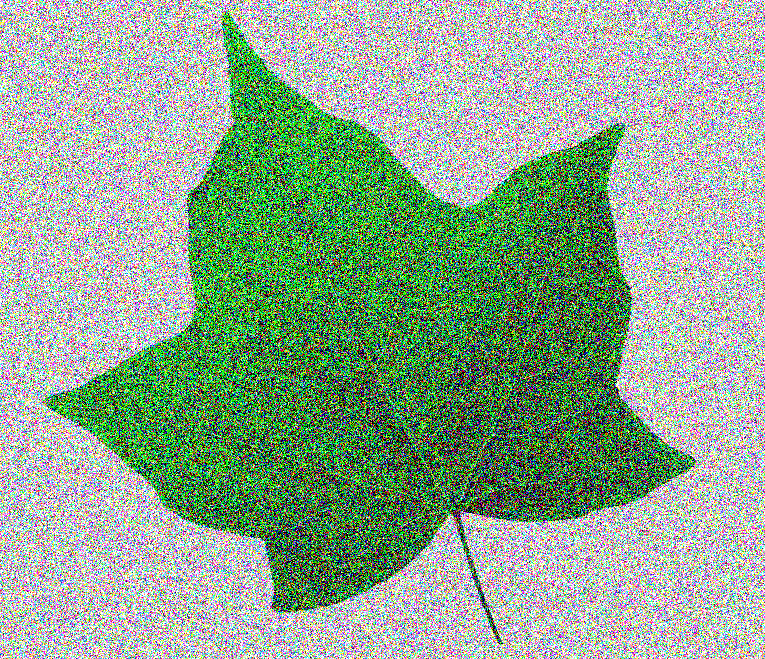
#> input picture MasterOpenCV_Alberto/7/leaf-noise.png, 765 x 659 px
$ python thresholding_otsu_filter_noise.py
#> lines starting #> are read from the running program, lines starting #| are printed output that depends on the picture; after the words box and inside, x2 and y2 are one past the last pixel; in counts of white or black regions, pixels touching at a corner belong together
"""
Otsu's thresholding filtering noise applying a Gaussian filter
"""

# Import required packages:
import cv2
from matplotlib import pyplot as plt


def show_img_with_matplotlib(color_img, title, pos):
    """Shows an image using matplotlib capabilities"""

    # Convert BGR image to RGB
    img_RGB = color_img[:, :, ::-1]

    ax = plt.subplot(3, 4, pos)
    plt.imshow(img_RGB)
    plt.title(title)
    plt.axis('off')


def show_hist_with_matplotlib_gray(hist, title, pos, color, t=-1):
    """Shows the histogram using matplotlib capabilities"""

    ax = plt.subplot(3, 4, pos)
    # plt.title(title)
    plt.xlabel("bins")
    plt.ylabel("number of pixels")
    plt.xlim([0, 256])
    plt.axvline(x=t, color='m', linestyle='--')
    plt.plot(hist, color=color)


# Create the dimensions of the figure and set title and color:
fig = plt.figure(figsize=(16, 10))
plt.suptitle("Otsu's binarization algorithm applying a Gaussian filter", fontsize=14, fontweight='bold')
fig.patch.set_facecolor('silver')

# Load the image and convert it to grayscale:
image = cv2.imread('leaf-noise.png')
#> image is the input picture: shape (659, 765, 3); mean B, G, R 143.7, 166.8, 143.8
gray_image = cv2.cvtColor(image, cv2.COLOR_BGR2GRAY)
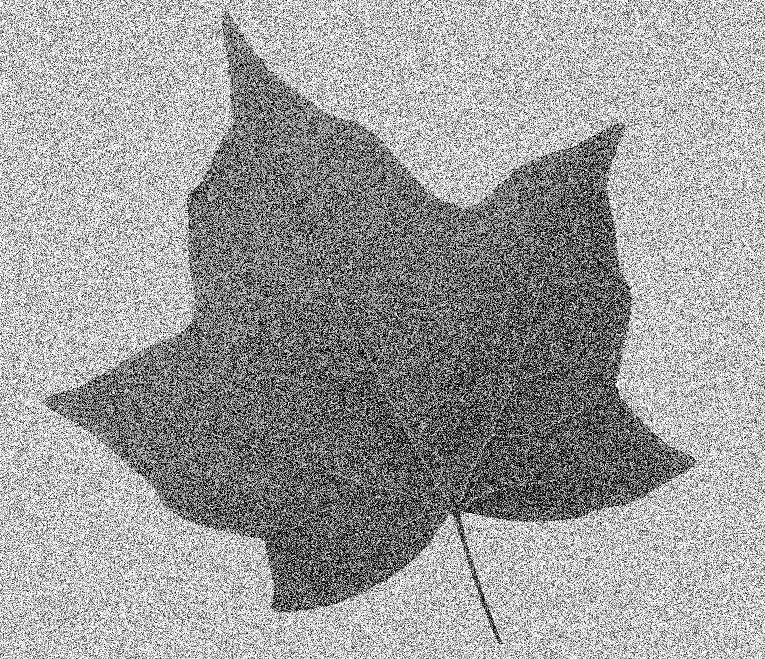
#> gray_image: shape (659, 765); min 0, max 255, mean 157.3

# Calculate the histogram
hist = cv2.calcHist([gray_image], [0], None, [256], [0, 256])
#> hist = 256 values, max 39713 at index 255, min 662 at index 2, mean 1969.3

# Otsu's binarization algorithm:
ret1, th1 = cv2.threshold(gray_image, 0, 255, cv2.THRESH_BINARY + cv2.THRESH_OTSU)
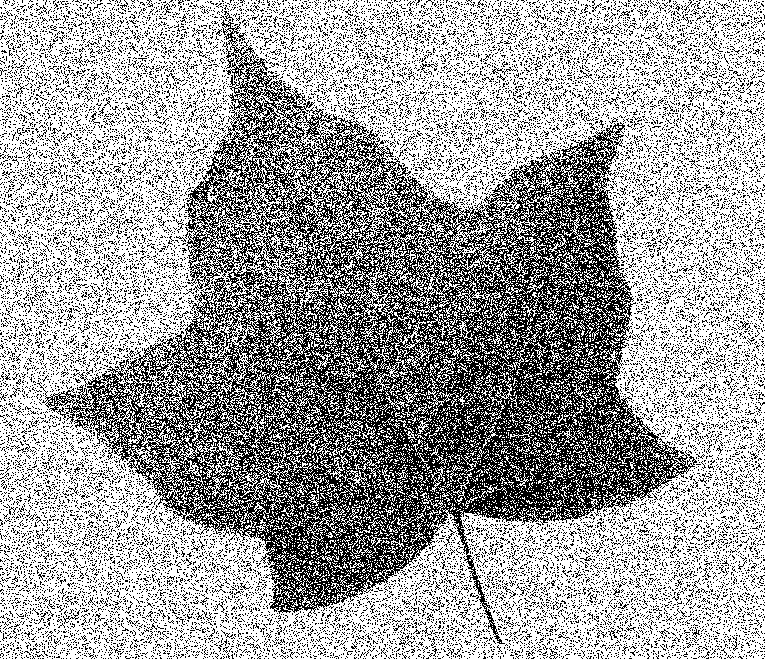
#> th1: shape (659, 765); 63.6% white; black in thin lines or dots
#> ret1 = 139
ret3, th3 = cv2.threshold(gray_image, 0, 255, cv2.THRESH_BINARY + cv2.THRESH_TRIANGLE)
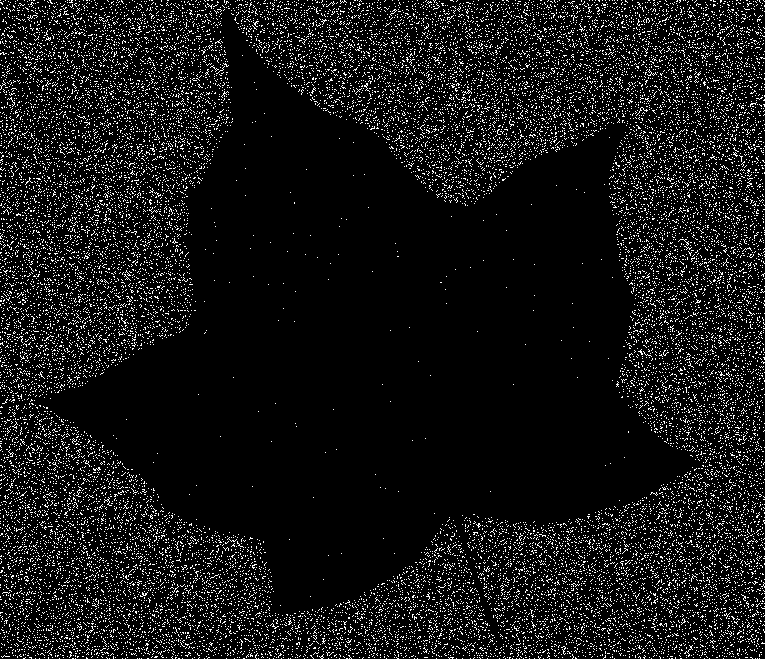
#> th3: shape (659, 765); 8.7% white in thin lines or dots
#> ret3 = 252

#  Blurs the image using a Gaussian filter to eliminate noise
gray_image_blurred = cv2.GaussianBlur(gray_image, (25, 25), 0)
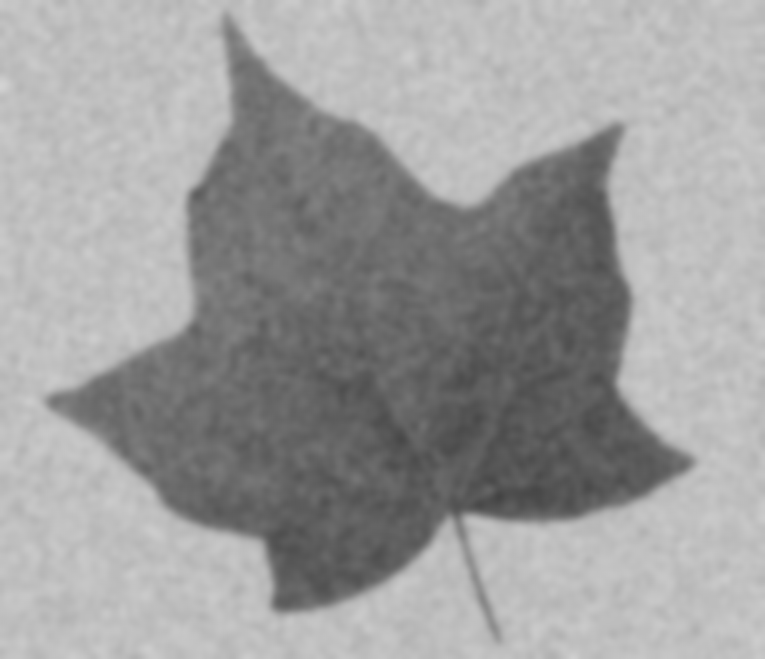
#> gray_image_blurred: shape (659, 765); min 67, max 211, mean 157.3

# Calculate histogram after filtering:
hist2 = cv2.calcHist([gray_image_blurred], [0], None, [256], [0, 256])
#> hist2 = 256 values, max 30723 at index 191, min 0 at index 0, mean 1969.3

# Otsu's binarization algorithm:
ret2, th2 = cv2.threshold(gray_image_blurred, 0, 255, cv2.THRESH_BINARY + cv2.THRESH_OTSU)
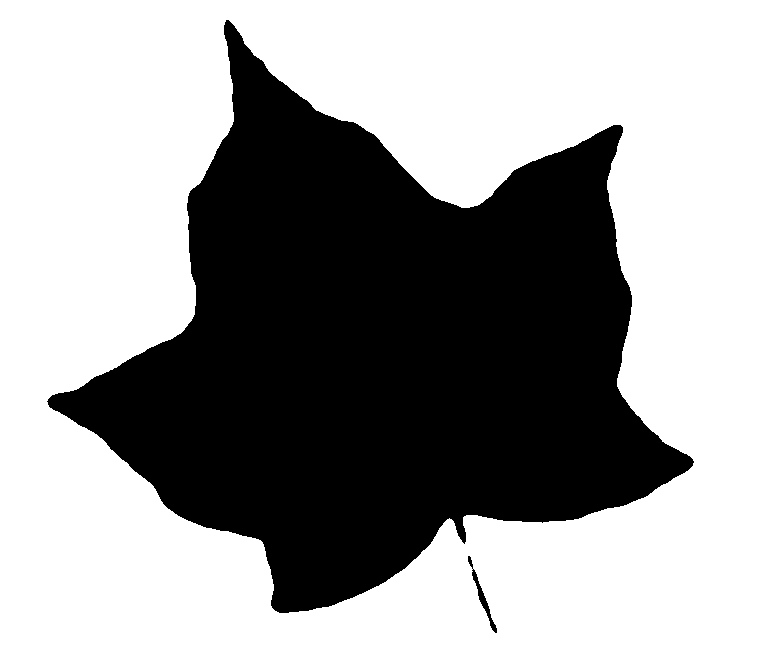
#> th2: shape (659, 765); 61.8% white; 2 black regions, box (x1, y1, x2, y2) and area: (47, 20, 694, 613) 192204, (468, 556, 497, 633) 327
#> ret2 = 147
ret4, th4 = cv2.threshold(gray_image_blurred, 0, 255, cv2.THRESH_BINARY + cv2.THRESH_TRIANGLE)
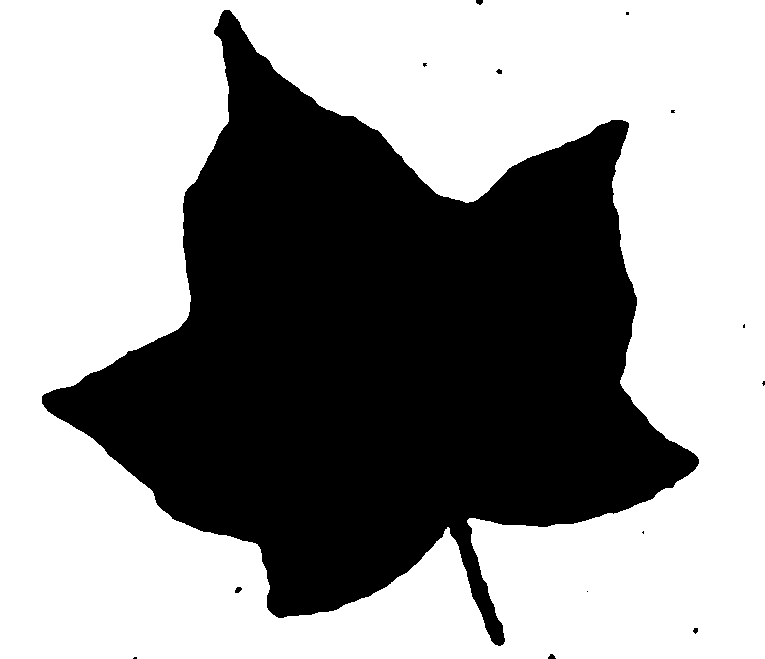
#> th4: shape (659, 765); 59.4% white; 14 black regions (8 under 20 px), largest, box (x1, y1, x2, y2) and area: (42, 10, 699, 646) 204503, (235, 587, 242, 593) 31, (476, 0, 483, 5) 28, (548, 654, 556, 659) 28, (496, 69, 502, 74) 22, (693, 628, 698, 634) 22
#> ret4 = 178

# Plot all the images:
show_img_with_matplotlib(image, "image with noise", 1)
show_img_with_matplotlib(cv2.cvtColor(gray_image, cv2.COLOR_GRAY2BGR), "gray img with noise", 2)
show_img_with_matplotlib(cv2.cvtColor(gray_image_blurred, cv2.COLOR_GRAY2BGR), "Gaussian filter", 3)
show_hist_with_matplotlib_gray(hist, "grayscale histogram", 5, 'm', ret1)
show_img_with_matplotlib(cv2.cvtColor(th1, cv2.COLOR_GRAY2BGR), "Otsu's (before Gaussian)", 6)
#> in show_img_with_matplotlib (call 4), `img_RGB = color_img[:, :, ::-1]`: img_RGB: shape (659, 765, 3); 63.6% white; black in thin lines or dots
show_hist_with_matplotlib_gray(hist, "grayscale  triangle histogram", 7, 'm', ret3)
show_img_with_matplotlib(cv2.cvtColor(th3, cv2.COLOR_GRAY2BGR), "Otsu's triangle (before Gaussian)", 8)
#> in show_img_with_matplotlib (call 5), `img_RGB = color_img[:, :, ::-1]`: img_RGB: shape (659, 765, 3); 8.7% white in thin lines or dots
show_hist_with_matplotlib_gray(hist2, "grayscale histogram", 9, 'm', ret2)
show_img_with_matplotlib(cv2.cvtColor(th2, cv2.COLOR_GRAY2BGR), "Otsu's (after Gaussian)", 10)
show_hist_with_matplotlib_gray(hist2, "grayscale triangle histogram", 11, 'm', ret4)
show_img_with_matplotlib(cv2.cvtColor(th4, cv2.COLOR_GRAY2BGR), "Otsu's  triangle(after Gaussian)", 12)


# Show the Figure:
plt.show()
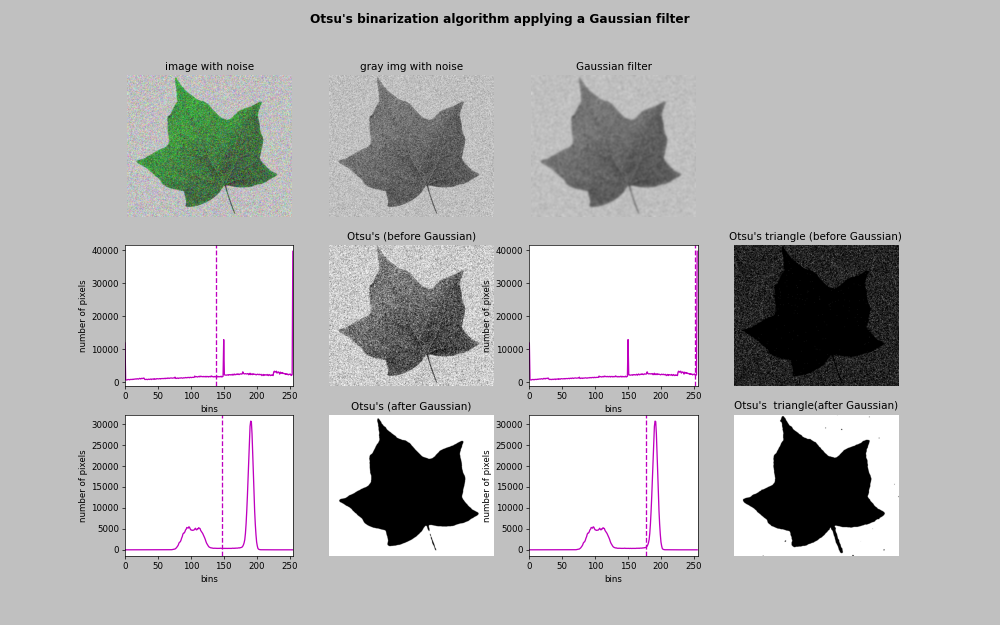
#> figure drawn by matplotlib, 11 panels; panel 4: curve peaks at x = 255, y = 39713; panel 6: curve peaks at x = 255, y = 39713; panel 8: curve peaks at x = 191, y = 30723; panel 10: curve peaks at x = 191, y = 30723

$ run again, with MasterOpenCV_Alberto/7/sudoku.png copied over MasterOpenCV_Alberto/7/leaf-noise.png
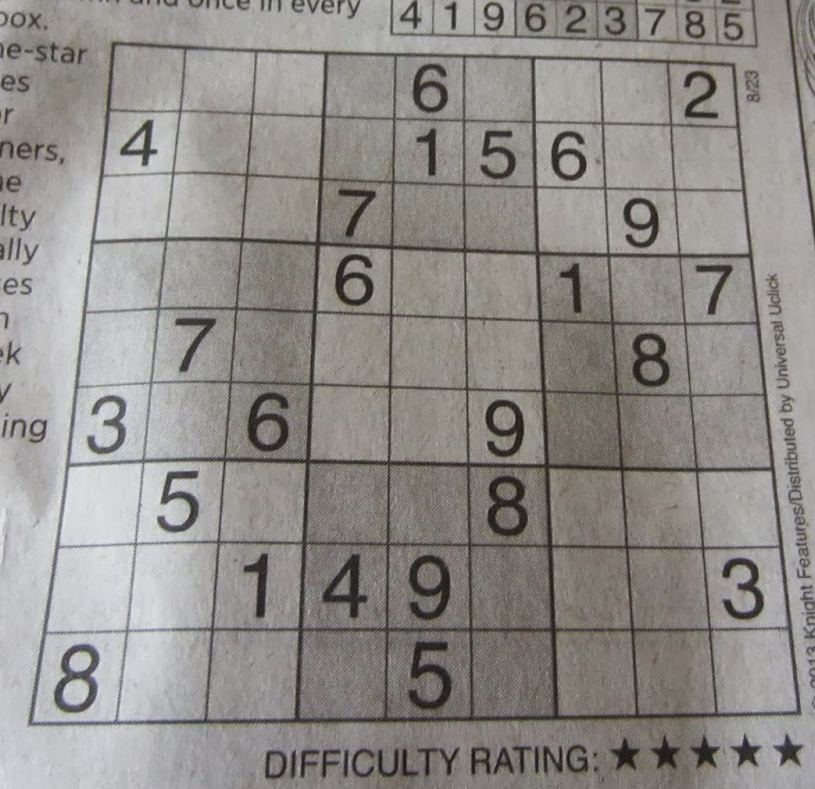
#> input picture MasterOpenCV_Alberto/7/sudoku.png, 815 x 789 px
#> image is the input picture: shape (789, 815, 3); mean B, G, R 136.9, 140.8, 143.8
#> hist = 256 values, max 9484 at index 148, min 0 at index 0, mean 2511.9
#> `ret1, th1 = cv2.threshold(gray_image, 0, 255, cv2.THRESH_BINARY + cv2...`:
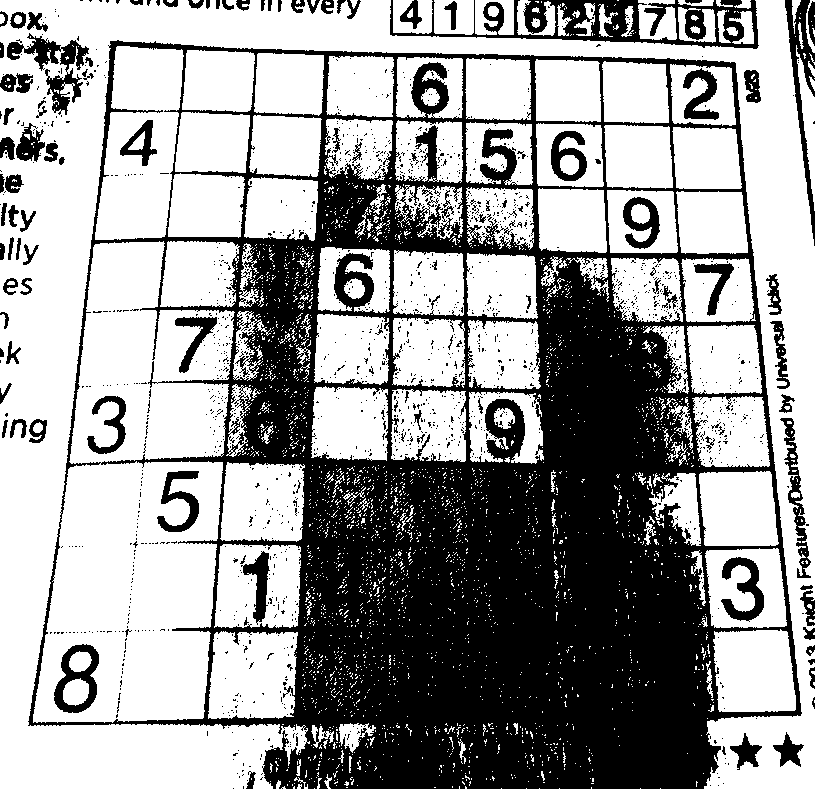
#> th1: shape (789, 815); 61.4% white; 1642 black regions (1530 under 20 px), largest, box (x1, y1, x2, y2) and area: (28, 40, 802, 789) 211369, (390, 0, 759, 49) 6668, (7, 33, 89, 115) 2032
#> ret1 = 134
#> th3: shape (789, 815); 89.6% white; 1230 black regions (1094 under 20 px), largest, box (x1, y1, x2, y2) and area: (134, 49, 801, 724) 31770, (408, 554, 451, 622) 1497, (486, 472, 529, 540) 1456
#> ret3 = 95
#> hist2 = 256 values, max 10332 at index 146, min 0 at index 0, mean 2511.9
#> th2: shape (789, 815); 45.2% white; 63 white regions (5 under 20 px), largest, box (x1, y1, x2, y2) and area: (0, 0, 703, 789) 178078, (704, 20, 815, 789) 28543, (537, 61, 673, 250) 18001
#> ret2 = 143
#> `ret4, th4 = cv2.threshold(gray_image_blurred, 0, 255, cv2.THRESH_BINAR..`:
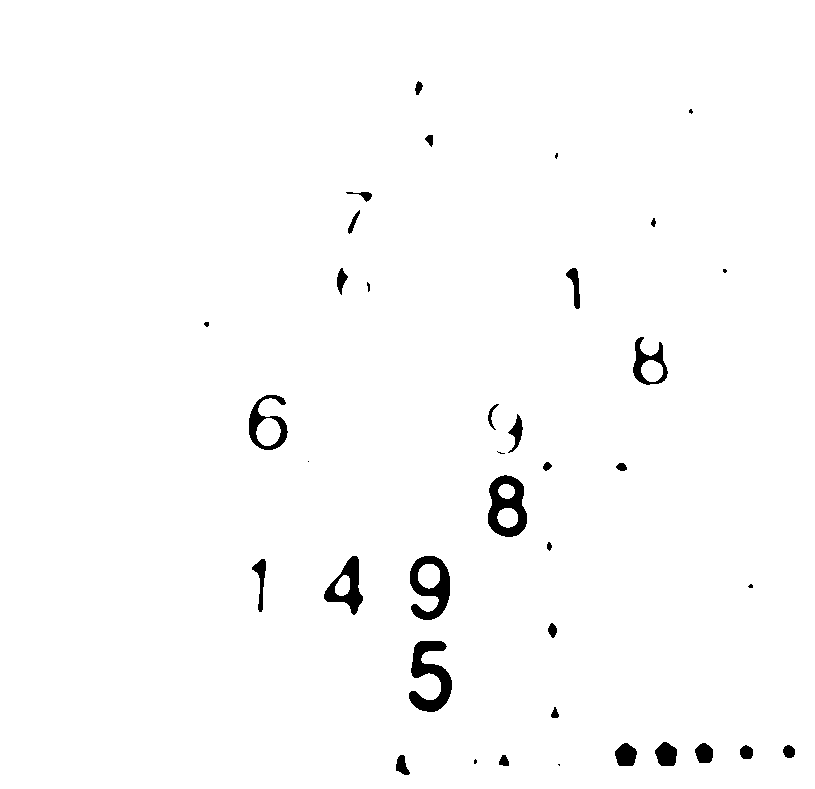
#> th4: shape (789, 815); 98.4% white; 38 black regions (8 under 20 px), largest, box (x1, y1, x2, y2) and area: (409, 641, 452, 712) 1513, (488, 475, 527, 537) 1405, (410, 556, 450, 620) 1339
#> ret4 = 80

$ run again, with MasterOpenCV_Alberto/7/cat.jpeg saved as MasterOpenCV_Alberto/7/leaf-noise.png
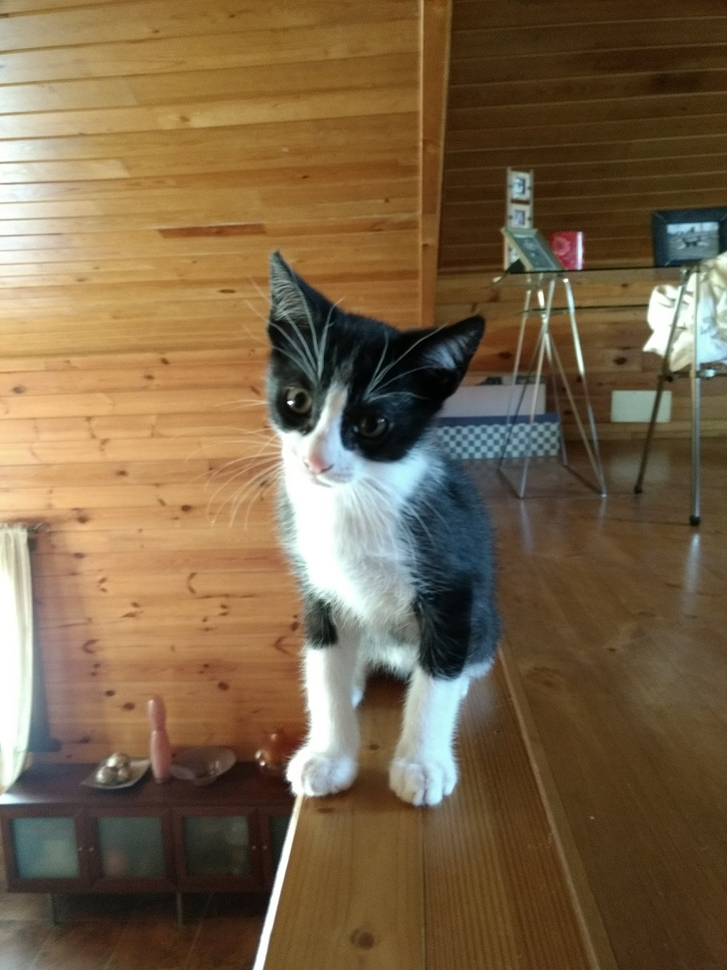
#> input picture MasterOpenCV_Alberto/7/cat.jpeg, 727 x 970 px, shrunk from 864 x 1152 before the run
#> image is the input picture: shape (970, 727, 3); mean B, G, R 71.9, 100.5, 121.7
#> hist = 256 values, max 6675 at index 56, min 13 at index 0, mean 2754.6
#> `ret1, th1 = cv2.threshold(gray_image, 0, 255, cv2.THRESH_BINARY + cv2...`:
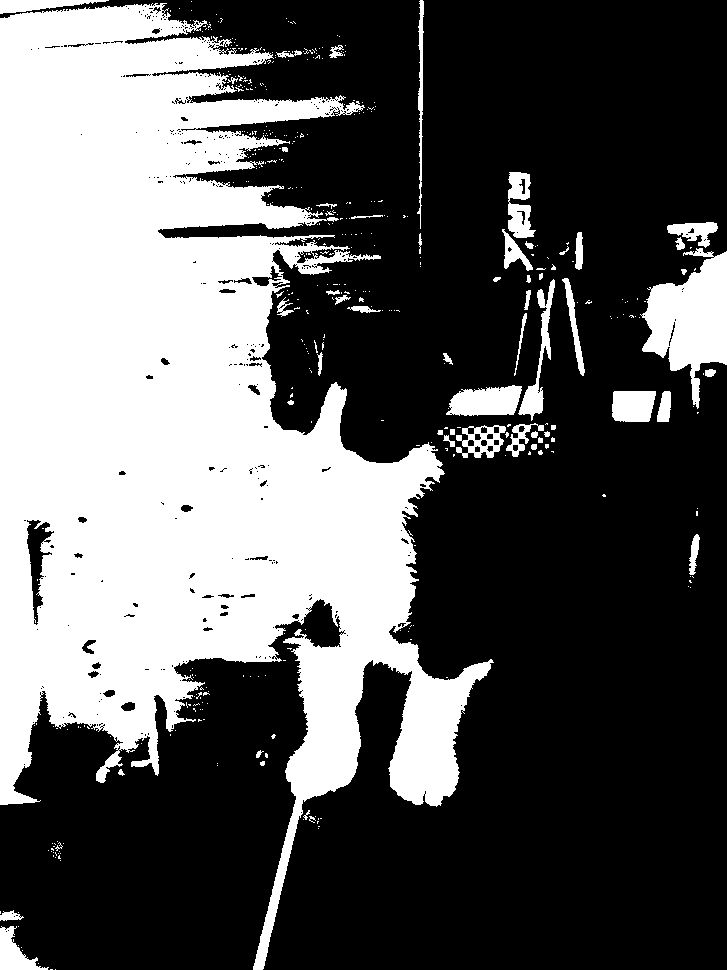
#> th1: shape (970, 727); 36% white; 434 white regions (377 under 20 px), largest, box (x1, y1, x2, y2) and area: (0, 3, 494, 970) 231843, (640, 248, 727, 409) 7423, (446, 385, 522, 416) 1773
#> ret1 = 117
#> th3: shape (970, 727); 41.4% white; 393 white regions (353 under 20 px), largest, box (x1, y1, x2, y2) and area: (0, 0, 494, 970) 266003, (562, 222, 727, 429) 10559, (506, 279, 557, 457) 2298
#> ret3 = 105
#> hist2 = 256 values, max 8965 at index 72, min 0 at index 0, mean 2754.6
#> th2: shape (970, 727); 36.3% white; 20 white regions (3 under 20 px), largest, box (x1, y1, x2, y2) and area: (0, 0, 490, 970) 238873, (641, 223, 727, 372) 8456, (452, 386, 540, 414) 1713
#> ret2 = 116
#> `ret4, th4 = cv2.threshold(gray_image_blurred, 0, 255, cv2.THRESH_BINAR..`:
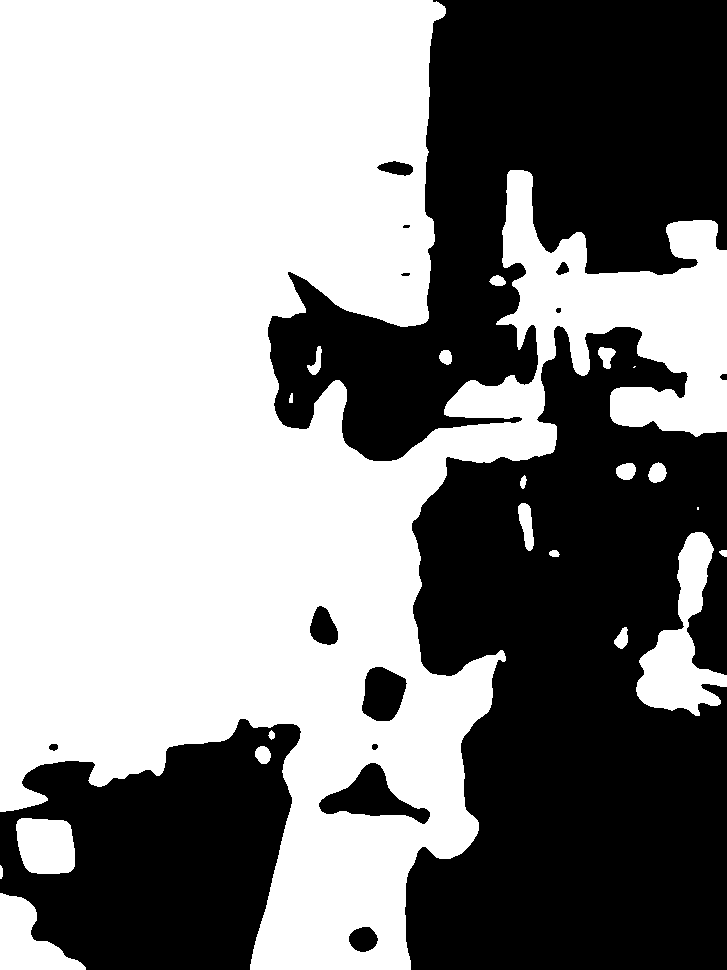
#> th4: shape (970, 727); 55.4% white; 15 black regions (1 under 20 px), largest, box (x1, y1, x2, y2) and area: (405, 326, 727, 970) 152149, (268, 0, 727, 461) 104567, (0, 719, 301, 970) 50990
#> ret4 = 82
